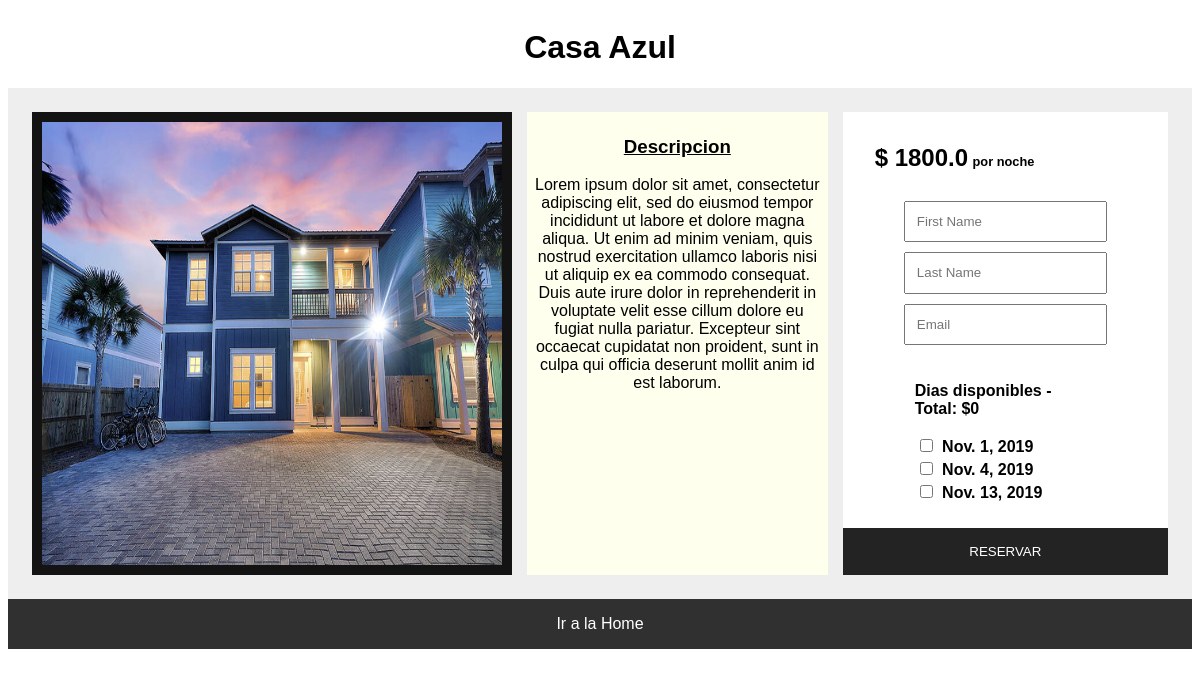
The app's page /ownerships/3 with its own data.
### hotel/models.py (models this page shows)
class Ownership(models.Model):
    amount_pax = models.IntegerField(default=1)
    title = models.CharField(max_length=60, default='Undefined Title')
    city = models.ForeignKey(City, on_delete=models.CASCADE)
    cover = models.ImageField(blank=False, null=False, upload_to='static/images/', default='')
    rate = models.FloatField(default=0)
    host = models.ForeignKey(Host,on_delete=models.CASCADE, null=True)
    description = models.TextField(max_length=3000, default="", null=True)
    def __str__(self):
        return "\nCity: \t %s" % self.city

class RentalDate(models.Model):
    date = models.DateField()
    ownership = models.ForeignKey(Ownership, on_delete=models.CASCADE, default=None, null=True)
    booked = models.ForeignKey(Book, on_delete=models.SET_NULL, null=True, blank=True)
    def __str__(self):
        return "\nDate:  %s , \nBooked: \t %s \nOwnership: \t %s" % (self.date, self.booked, self.ownership)

### hotel/views.py (the view)
# urls.py: path('ownerships/<int:ownership_id>', ownership_details, name="ownership_details"),
def ownership_details(request, ownership_id, message=None):
    ownership = get_object_or_404(Ownership, pk=ownership_id)
    rental_dates = RentalDate.objects.filter(ownership_id=ownership_id, booked=None);
    print(rental_dates)
    context = {
        'ownership': ownership,
        'rental_dates': rental_dates,
        'message': message
    }
    return render(request, 'hotel/ownership_details.html', context)

### hotel/models.py (called while the page is built)
    def __str__(self):
        return str(self.name)

### templates/hotel/ownership_details.html (shortened to what this page needs)
<!doctype html>
{% load static from staticfiles %}
<html lang="en">
<head>
    <link rel="stylesheet" href="{%  static 'css/style.css' %}">
    <link rel="stylesheet" href="{% static 'css/ownership-details.css' %}">
</head>
<body>
    <main class="main">
        <h1 style="text-align: center;">{{ ownership.title }}</h1>
        <div class="ownership-details-body">
            <div class="ownership-details-image">
                <img src="/{{ownership.cover}}" alt="{{ownership.title}}">
            </div>
            <div class="ownership-details-description">
                <h3 style="text-decoration:underline">Descripcion</h3>
                <p>
                    {{ownership.description}}
                </p>
            </div>
            <div class="ownership-details-book">
                <div class="book-rate-info">
                    <div class="book-rate">$ <span id="rate">{{ ownership.rate }}</span></div>
                    <div class="book-inline-text">por noche</div>
                    {% if rental_dates %}
                    <form name="bookForm" class="book-form" action="/hotel/book" method="POST" autocomplete="off">
                        <input type="text" name="name" placeholder="First Name" required>
                        <input type="text" name="lastname" placeholder="Last Name" required>
                        <input type="email" name="email" placeholder="Email" required>
                        <div class="book-dates">
                            <p>Dias disponibles - Total: $<span id="total">0</span> </p>
                            {% for date in rental_dates %}
                            <div class="input-date">
                                <input type="checkbox" onchange='handleChange(this);' name="date[]"
                                    value="{{ date.id }}"> {{ date.date }}
                            </div>
                            {% endfor %}
                        </div>
                        <button id="btn-book" class="btn-book btn-accent btn-block" type="submit"
                            disabled="disabled">Reservar</button>
                    </form>
                    {% else %}
                    <h2 style="position:relative;top:30px" class="alert message-warning">No hay dias disponibles...</h2>
                    {% endif %}
                </div>
            </div>
        </div>
        <a href="/" class="btn-back btn-default">Ir a la Home</a>
    </main>
</body>
</html>

### static/css/style.css (style rules this page uses)
body { font-family: sans-serif; }

### static/css/ownership-details.css (style rules this page uses)
.main { display: grid; grid-template-columns: auto; grid-template-rows: min-content min-content min-content; }
.ownership-details-body { display: grid; padding:1.5rem; background: #eee; grid-template-columns: 30rem 2fr 2fr; row-gap: 10px; column-gap: 15px; }
.ownership-details-description { padding: 5px; text-align: center; background: #FFE; }
.ownership-details-image { padding: 10px; background: #131313 }
.ownership-details-image img { width: 100%; height: 100%; }
.ownership-details-book { position: relative; padding:2rem; color: #000000; background: #FFF; }
.book-rate-info { font-weight: bold; }
.book-rate { display: inline; color: #000000; font-size: 1.5rem; }
.book-inline-text { display: inline; font-size: .8rem; }
.btn-book { position: absolute; bottom: 0; left:0; border: none; padding:1rem; cursor:pointer; text-transform:uppercase; }
.btn-block { width:100%; }
.btn-back { position: relative; border: none; padding:1rem; text-decoration: none; text-align: center; bottom:0; top:0; }
.btn-accent { color: #FFF; background: crimson; }
.btn-default { color: #FFF; background: #303030; }
.book-form { padding:1.5rem; }
.book-form input { padding:.7rem; margin:5px; }
.btn-book:disabled { cursor: default; background: #232323; }
.book-dates { padding:1rem; }

### records on screen
Ownership: title "Casa Azul", cover (picture), description "Lorem ipsum dolor sit amet, consectetur adipiscing elit, sed do eiusmod tempor incididunt ut labore et dolore magna aliqua. Ut enim ad minim veniam, quis nostrud exercitation ullamco laboris nisi ut aliquip ex ea commodo consequat. Duis aute irure dolor in reprehenderit in voluptate velit esse cillum dolore eu fugiat nulla pariatur. Excepteur sint occaecat cupidatat non proident, sunt in culpa qui officia deserunt mollit anim id est laborum.", rate "1800.0"
RentalDate: date "Nov. 1, 2019"
RentalDate: date "Nov. 4, 2019"
RentalDate: date "Nov. 13, 2019"
